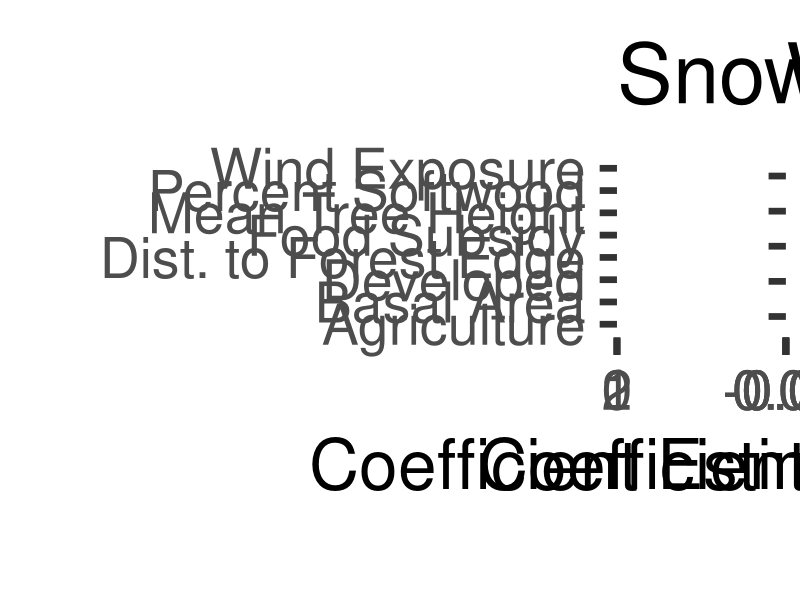

Recreate this plot in R.
require(dplyr)
require(ggplot2)
require(forcats)

### Comparison of Magnitude of Interactions
interactions.raw <- read.csv("Results/InteractionResults.csv") %>% 
  mutate(HabitatCov = ifelse(HabitatCov == "DtFE.Z", "Dist. to Forest Edge",
                             ifelse(HabitatCov == "PropAg.Z", "Agriculture",
                                    ifelse(HabitatCov == "PropDev.Z", "Developed",
                                           ifelse(HabitatCov == "PropFoodSub.Z", "Food Subsidy",
                                                  ifelse(HabitatCov == "PropSW.Z", "Percent Softwood",
                                                         ifelse(HabitatCov == "Wind.Exp.Z", "Wind Exposure",
                                                                ifelse(HabitatCov == "BA.Z", "Basal Area",
                                                                       ifelse(HabitatCov == "Ht.Z", "Mean Tree Height",
                                                                              ifelse(HabitatCov == "SW.Z", "Percent Softwood",
                                                                                     HabitatCov))))))))))%>%
  mutate(Beh_State = factor(Analysis, levels = c("Roosting", "Stationary", "Mobile"))) %>%
  mutate(LC_Cov = as.factor(HabitatCov)) %>%
  rename(Interaction = mean, SD = sd)
# interactions.raw$Beh_State <- factor(interactions.raw$Beh_State,
#                                      levels = c("Roost", "Loafing", "Foraging"))
# interactions.raw$LC_Cov <- factor(interactions.raw$LC_Cov,
#                                   levels = c("Wind Exposure", "Distance to Edge", "Proportion Ag",
#                                              "Proportion Dev", "Proportion SW", "% Softwood",
#                                              "Mean Tree Height", "Basal Area"))

#Graph showing interaction terms for snow depth
int.Snow <- interactions.raw %>% filter(WeatherCov == "SD")
int.snow.graph <- ggplot(data = int.Snow, aes(y = LC_Cov, x = Interaction, shape = Beh_State, color = Beh_State)) +
  geom_vline(xintercept = 0, color = "grey60", linetype = 2, size = 1.5) +
  geom_point(size = 8,
             position = position_dodge(width = .4)) +
  geom_errorbar(aes(xmin = X0.025quant, xmax = X0.975quant),
                width = 0, size = 2,
                position = position_dodge(width = .4)) +
  theme_bw(base_size = 50) + 
  xlab("Coefficient Estimate") +
  ylab("") +
  ggtitle("Snow Depth") +
  labs(color = "Behavioral\nState") + 
  theme(legend.title.align=0.5) + 
  scale_colour_manual(name = "Behavioral\nState",
                      # labels = c("Roost", "Stationary", "Mobile"),
                      values = c("#1cade4", "#f1a806", "#46e300")) +   
  scale_shape_manual(name = "Behavioral\nState",
                     # labels = c("Roost", "Stationary", "Mobile"),
                     values = c(15, 19, 17))
# int.snow.graph
# ggsave("Results/SnowDepth_InteractionComp.jpeg", width = 10, height = 12, units = "in")


#Graph showing interaction terms for Previous days wind chill
int.Wind <- interactions.raw %>% filter(WeatherCov == "WC_prev")
int.wind.graph <- ggplot(data = int.Wind, aes(y = LC_Cov, x = Interaction, shape = Beh_State, color = Beh_State)) +
  geom_vline(xintercept = 0, color = "grey60", linetype = 2, size = 1.5) +
  geom_point(size = 8,
             position = position_dodge(width = .4)) +
  geom_errorbar(aes(xmin = X0.025quant, xmax = X0.975quant),
                width = 0, size = 2,
                position = position_dodge(width = .4)) +
  theme_bw(base_size = 50) + 
  xlab("Coefficient Estimate") +
  ylab("") +
  ggtitle("Wind Chill") +
  labs(color = "Behavioral\nState") + 
  theme(legend.title.align=0.5) + 
  scale_colour_manual(name = "Behavioral\nState",
                      # labels = c("Roost", "Stationary", "Mobile"),
                      values = c("#1cade4", "#f1a806", "#46e300")) +   
  scale_shape_manual(name = "Behavioral\nState",
                     # labels = c("Roost", "Stationary", "Mobile"),
                     values = c(15, 19, 17)) +
  theme(axis.text.y = element_blank())
# int.wind.graph
# ggsave("Results/WindChill_InteractionComp.jpeg", width = 10, height = 12, units = "in")

#Save as a combined graph
require(cowplot)
legend <- get_legend(int.wind.graph + theme(legend.title = element_blank() ,legend.position = "bottom", legend.key.width=unit(3,"inch")))
int.snow.grid <- int.snow.graph + theme(legend.position = "none")
int.wind.grid <- int.wind.graph + theme(legend.position = "none")


# INT_grid <- plot_grid(plotlist = list(int.snow.grid, int.wind.grid),
#                      nrow = 1,
#                      # labels = "auto",
#                      # label_size = 35,
#                      align = "hv",
#                      axis = "lb"
# )

require(patchwork)
INT_grid <- int.snow.grid + int.wind.grid

jpeg('Results/SSF Interactions Grid.png', width = 2600, height = 1900)
plot_grid(plotlist = list(INT_grid, legend),
          nrow = 2, 
          rel_heights = c(1,.1)
)
dev.off()
